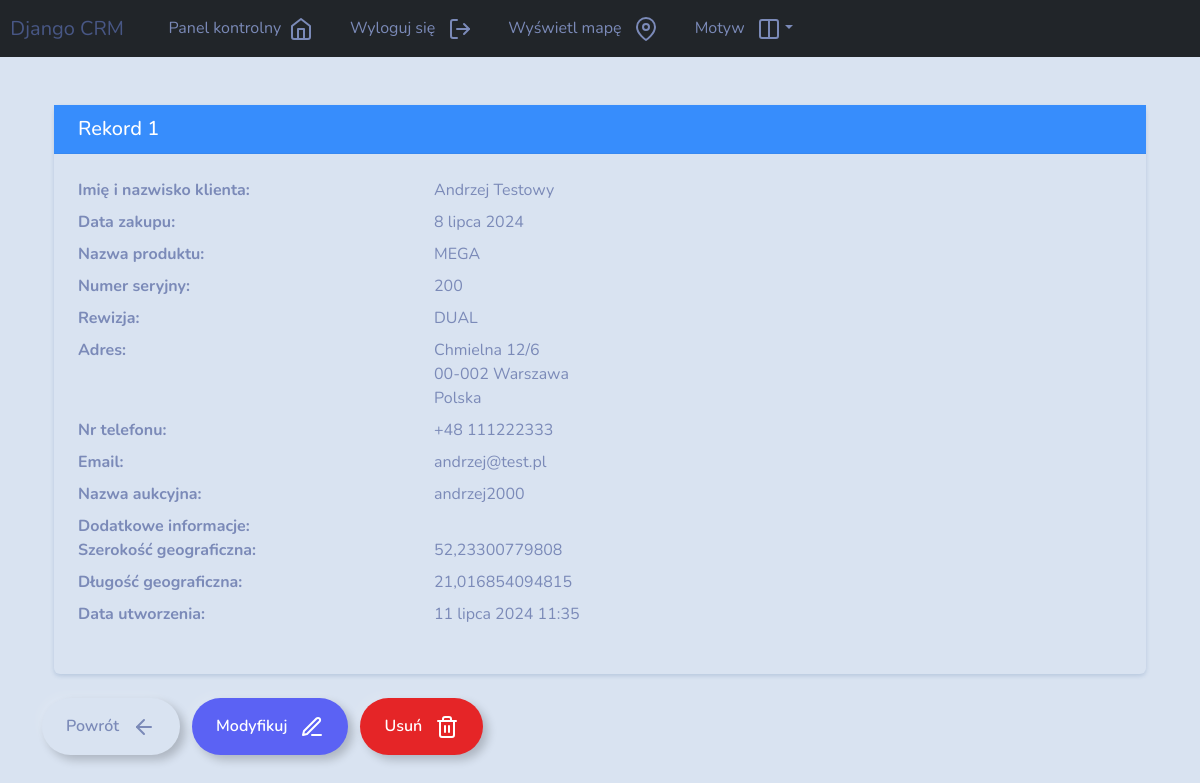
The page /record/1 (signed in) on the database its author committed.
### webapp/models.py (models this page shows, shortened)
class Record(models.Model):
    creation_date = models.DateTimeField(auto_now_add=True)
    purchase_date = models.DateField(blank=True, null=True)  # Allows blank and NULL
    product_name = models.CharField(max_length=100, blank=True)  # Allows blank
    serial_number = models.CharField(max_length=100, blank=True)  # Allows blank
    revision = models.CharField(max_length=100, blank=True)  # Allows blank
    customer_first_name = models.CharField(max_length=100, blank=True)  # Allows blank
    customer_last_name = models.CharField(max_length=100, blank=True)  # Allows blank
    address_street = models.CharField(max_length=100, blank=True)  # Allows blank
    address_building = models.CharField(max_length=100, blank=True)  # Allows blank
    address_apartment = models.CharField(max_length=100, blank=True)  # Allows blank
    address_city = models.CharField(max_length=100, blank=True)  # Allows blank
    address_postal_code = models.CharField(max_length=100, blank=True)  # Allows blank
    address_country = models.CharField(max_length=100, blank=True)  # Allows blank
    phone_number = PhoneNumberField(blank=True, null=True)  # Allows blank
    email = models.EmailField(max_length=100, blank=True)  # Allows blank
    auction_name = models.CharField(max_length=100, blank=True)  # Allows blank
    additional_info = models.TextField(max_length=1000, blank=True)  # Allows blank
    gps_latitude = models.FloatField(null=True, blank=True)  # Allows NULL and blank
    gps_longitude = models.FloatField(null=True, blank=True)  # Allows NULL and blank

### webapp/views.py (the view)
# urls.py: path('record/<int:pk>', views.view_record, name='view_record'),
@login_required(login_url='user_login')
def view_record(request, pk):
    all_records = Record.objects.get(id=pk)
    context = {'record': all_records}
    return render(request, 'webapp/view_record.html', context=context)

### webapp/templates/webapp/view_record.html (shortened to what this page needs)
{% extends 'webapp/base.html' %}
{% block content %}
<div class="container py-4">
    <div class="card shadow-sm">
        <div class="card-header bg-primary text-white">
            <h5 class="mb-0">Rekord {{ record.id }}</h5>
        </div>
        <div class="card-body">
            <dl class="row">
                <dt class="col-sm-4">Imię i nazwisko klienta:</dt>
                <dd class="col-sm-8">{{record.customer_first_name}} {{record.customer_last_name}}</dd>
                <dt class="col-sm-4">Data zakupu:</dt>
                <dd class="col-sm-8">{{record.purchase_date}}</dd>
                <dt class="col-sm-4">Nazwa produktu:</dt>
                <dd class="col-sm-8">{{record.product_name}}</dd>
                <dt class="col-sm-4">Numer seryjny:</dt>
                <dd class="col-sm-8">{{record.serial_number}}</dd>
                <dt class="col-sm-4">Rewizja:</dt>
                <dd class="col-sm-8">{{record.revision}}</dd>
                <dt class="col-sm-4">Adres:</dt>
                <dd class="col-sm-8">
                    {{record.address_street}} {{record.address_building}}/{{record.address_apartment}}<br>
                    {{record.address_postal_code}} {{record.address_city}}<br>
                    {{record.address_country}}
                </dd>
                <dt class="col-sm-4">Nr telefonu:</dt>
                <dd class="col-sm-8">{{record.phone_number}}</dd>
                <dt class="col-sm-4">Email:</dt>
                <dd class="col-sm-8">{{record.email}}</dd>
                <dt class="col-sm-4">Nazwa aukcyjna:</dt>
                <dd class="col-sm-8">{{record.auction_name}}</dd>
                <dt class="col-sm-4">Dodatkowe informacje:</dt>
                <dd class="col-sm-8">{{record.additional_info}}</dd>
                <dt class="col-sm-4">Szerokość geograficzna:</dt>
                <dd class="col-sm-8">{{record.gps_latitude}}</dd>
                <dt class="col-sm-4">Długość geograficzna:</dt>
                <dd class="col-sm-8">{{record.gps_longitude}}</dd>
                <dt class="col-sm-4">Data utworzenia:</dt>
                <dd class="col-sm-8">{{record.creation_date}}</dd>
            </dl>
        </div>
    </div>
</div>
<a href="{% url 'dashboard' %}" class="btn btn-outline-secondary">Powrót &nbsp&nbsp<i data-feather="arrow-left"></i></a>
<a href="{% url 'update_record' record.id %}" class="btn btn-outline-info">Modyfikuj &nbsp&nbsp<i data-feather="edit-3"></i></a>
<a href="{% url 'delete_record' record.id %}" class="btn btn-outline-danger">Usuń &nbsp&nbsp<i data-feather="trash-2"></i></a>
{% endblock %}

### rows shown on the page
Record: id "1", customer_first_name "Andrzej", customer_last_name "Testowy", purchase_date "8 lipca 2024", product_name "MEGA", serial_number "200", revision "DUAL", address_street "Chmielna", address_building "12", address_apartment "6", address_postal_code "00-002", address_city "Warszawa", address_country "Polska", phone_number "+48 111222333", email "andrzej@test.pl", auction_name "andrzej2000", gps_latitude "52,23300779808", gps_longitude "21,016854094815", creation_date "11 lipca 2024 11:35"
